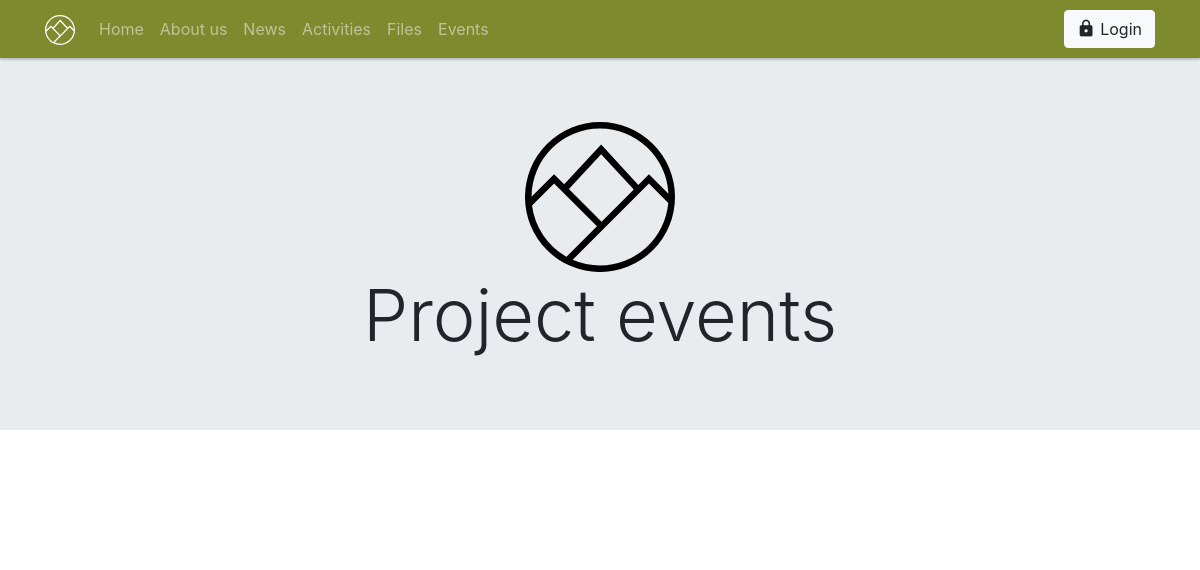
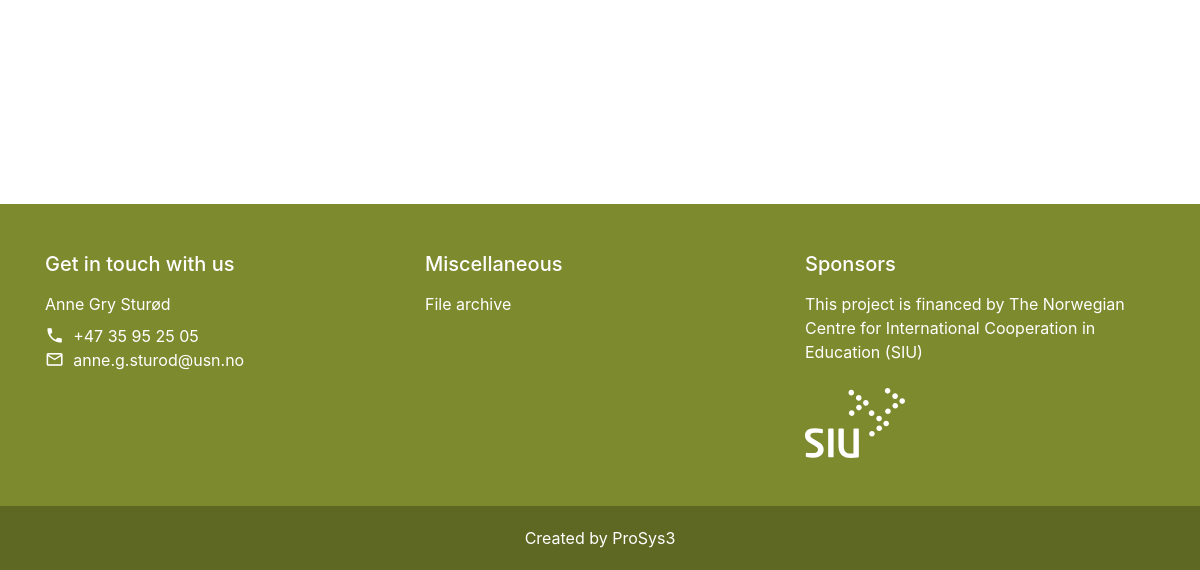
/events.php, run on an earlier commit of the app's database (2 pictures, top to bottom).
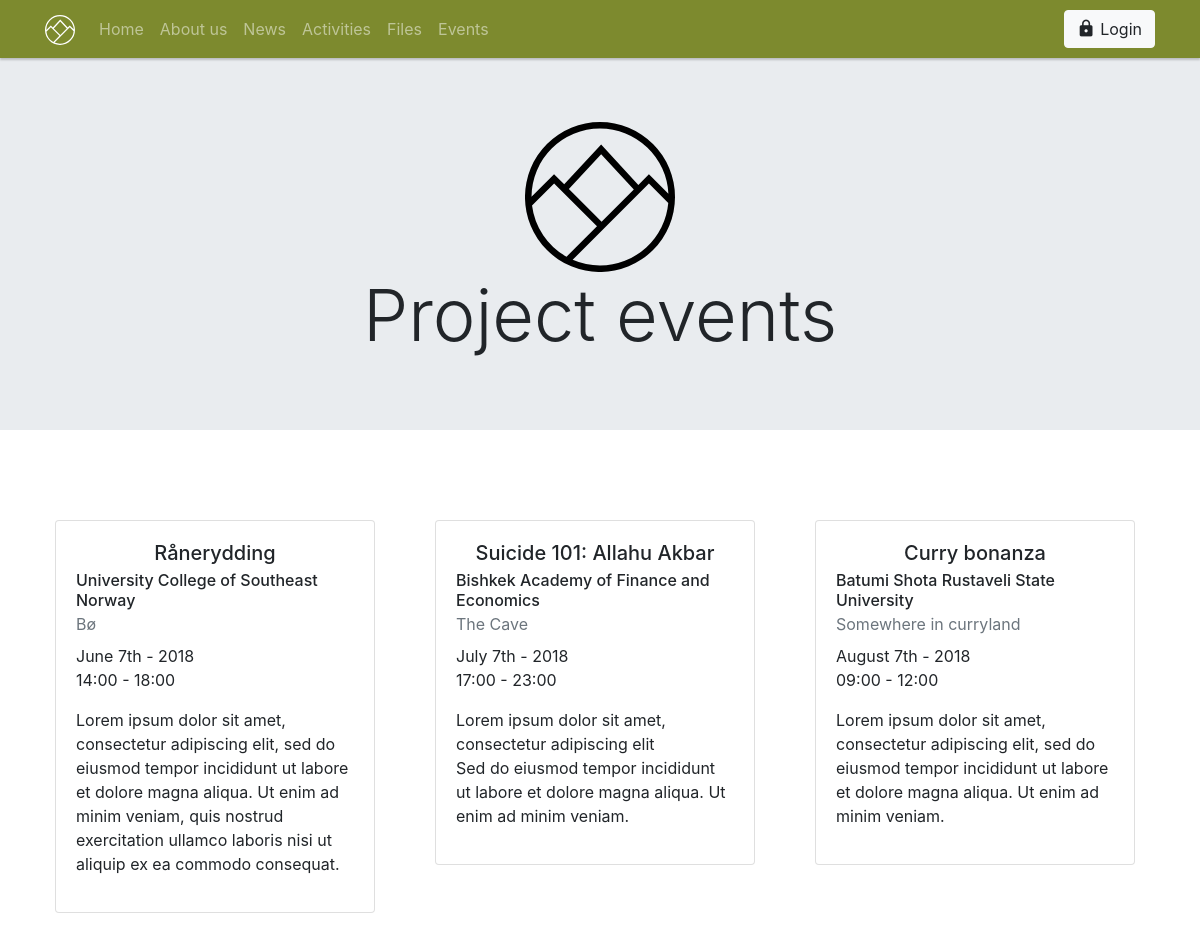
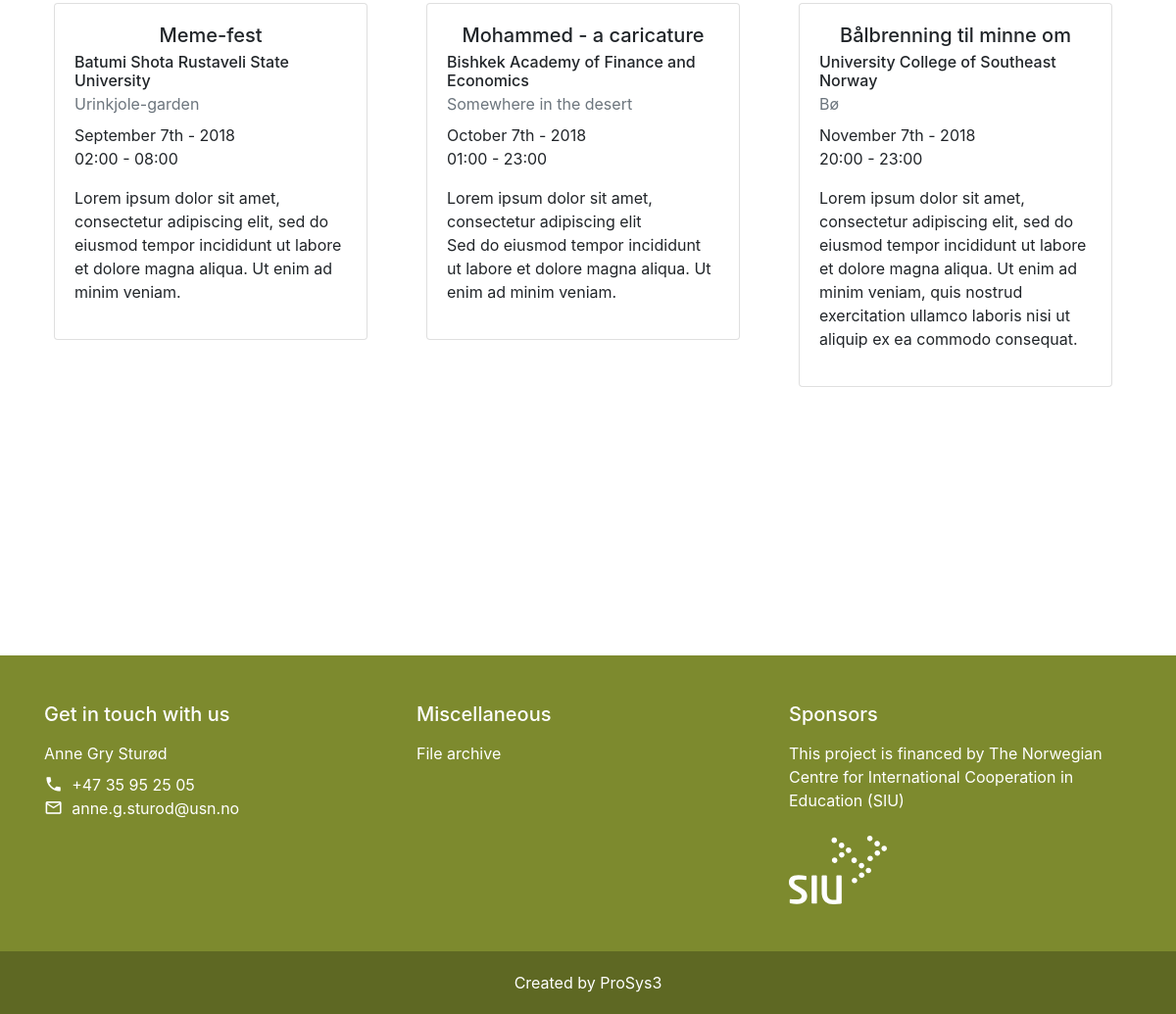
And on a later commit of the database (2 pictures, top to bottom).
### tables this page shows
CREATE TABLE Event (

Event_ID		TINYINT(3) 			AUTO_INCREMENT NOT NULL,
Event_Name		VARCHAR(30) 		NOT NULL,
Event_Location 	VARCHAR(50) 		NOT NULL,
Event_Start		Time				NOT NULL,
Event_End 		Time				NOT NULL,
Event_Date 		DATE 				NOT NULL,
Event_Text		VARCHAR(255) 		NOT NULL,
Event_Company   TINYINT(3) 			NOT NULL,
Event_Author    TINYINT(3) 			NOT NULL,

CONSTRAINT EventID_PK 				PRIMARY KEY (Event_ID),
CONSTRAINT Event_EventCompany_FK 	FOREIGN KEY (Event_Company) REFERENCES Company(Company_ID),
CONSTRAINT Event_EventAuthor_FK 	FOREIGN KEY (Event_Author) REFERENCES User_Data(User_ID)

);

CREATE TABLE Company (

    Company_ID          TINYINT(3)      AUTO_INCREMENT NOT NULL,
    Company_Name        VARCHAR(60)     NOT NULL,
    Company_Acronym     VARCHAR(60)     NOT NULL,
    Company_Country     VARCHAR(60)     NOT NULL,
    Company_Website     VARCHAR(100)    NOT NULL,

    CONSTRAINT CompanyID_PK PRIMARY KEY (Company_ID)

);

### events.php (the view, shortened to what this page needs)
<?php
    include 'dbconfig.php';
    include 'rsc/import/php/components/head.php';
    include 'rsc/import/php/components/header.php';
  ?>
<main>
    <section class="jumbotron jumbotron-fluid">
        <div class="container text-center">
          <a href="#" class=""><img src="rsc/img/logo/sustour/logo_symbol_black.svg" width="150"></a>
          <h1 class="display-3">Project events</h1>
        </div>
    </section>
    <section class="py-5">
        <div class="container">
            <?php
            $sql = 'SELECT * FROM Event ORDER BY Event_Date ASC';
            $result = mysqli_query($con, $sql);
            $counter = 1;
            echo '<div class="row">';
            while ( $row = mysqli_fetch_array( $result ) ){
                $tempQuery = "SELECT * FROM Company WHERE " . $row['Event_Company'] . " = Company_ID ";
                $tempRes = mysqli_query($con,$tempQuery);
                $tempRow = mysqli_fetch_array($tempRes);
                $d = new DateTime($row['Event_Date']);
                $date = $d->format('F jS - o');
                $sTime = new DateTime($row['Event_Start']);
                $eTime = new DateTime($row['Event_End']);
                $startTime = $sTime->format('H:i');
                $endTime = $eTime->format('H:i');
                echo '<div class="col-sm">';
                echo '<div class="card" style="width: 20rem; margin:10px;">';
                echo '<div class="card-body d-flex flex-column justify-content-between" style="flex-wrap: wrap; ">';
                echo '<h5 class="card-title" style="text-align: center;">';
                echo $row['Event_Name'];
                echo '</h5>';
                echo '<h6 class="card-subtitle mb-2">' . $tempRow['Company_Name'];
                echo '</h6>';
                echo '<h7 class="card-subtitle mb-2 text-muted">' . $row['Event_Location'] ;
                echo '</h7>';
                echo '<p class="card-text">' . $date;
                echo '</br>' . $startTime . ' - ' . $endTime;
                echo '</p>' ;
                echo '<div class="card-text">';
                echo $row['Event_Text'];
                echo '</div>';
                echo '</div>';
                echo '</div>';
                echo '</div>';
                if ($counter % 3 == 0) {
                 echo '</div>';
                 echo '<div class="row">';
                  }
                  $counter++;
            }
            ?>
        </div>
    </section>
</main>
<br>
<br>
<br>
<br>
<br>
<br>
<br>
<br>
<br>
<?php include 'rsc/import/php/components/footer.php'?>

### rsc/import/php/components/head.php (shortened to what this page needs)
<!DOCTYPE html>
<html lang="en">
<head>
        <link rel="stylesheet" href="https://maxcdn.bootstrapcdn.com/bootstrap/4.0.0/css/bootstrap.min.css">
        <link rel="stylesheet" href="rsc/import/css/custom.css">
</head>
<body>

### rsc/import/php/components/header.php (shortened to what this page needs)
<nav id="prosys3-navbar" class="navbar navbar-expand-lg navbar-dark fixed-top">
    <div class="container">
        <a class="navbar-brand" href="index.php"><img src="rsc/img/logo/sustour/logo_symbol_white.svg" width="30" height="30" alt="Logo symbol"></a>
        <div class="collapse navbar-collapse justify-content-between" id="navbarNav">
            <ul class="navbar-nav">
                <li class="nav-item"><a class="nav-link" href="index.php">Home</a></li>
                <li class="nav-item"><a class="nav-link" href="about.php">About us</a></li>
                <li class="nav-item"><a class="nav-link" href="news.php">News</a></li>
                <li class="nav-item"><a class="nav-link" href="activities.php">Activities</a></li>
                <li class="nav-item"><a class="nav-link" href="files.php">Files</a></li>
                <li class="nav-item"><a class="nav-link" href="events.php">Events</a></li>
            </ul>
            <div>
                <?php
                    include 'rsc/import/php/components/buttons/btn_login_logout.php';
                ?>
            </div>
        </div>
    </div>
</nav>

### rsc/import/php/components/buttons/btn_login_logout.php
<?php
$login = '<a class="btn btn-light ml-2" href="login.php" role="button"><i class="material-icons">lock</i> Login</a>';
$logout = '<button class="btn btn-light ml-2" type="submit" name="logout" role="button"><i class="material-icons">exit_to_app</i> Logout</button>';
$form = '<div style="display: inline-block;">
            <form method="post">
                <input type="hidden">' . $logout . '
            </form>
        </div>';
if ( isset( $_SESSION['login_email']) ) {
    echo $form;
    if ( isset( $_POST['logout'] ) ) {
        session_destroy();
        header('Refresh: 0; URL=login.php');
    }
} else {
    echo $login;
}

### rsc/import/php/components/footer.php (shortened to what this page needs)
<footer id="prosys3-footer" class="">
    <section class="py-5">
        <div class="container">
            <div class="row">
                <div class="col">
                    <h5 class="mb-3">Get in touch with us</h5>
                    <p class="mb-2">Anne Gry Sturød</p>
                    <ul class="mb-4" style="list-style-type: none; padding-left: 0;">
                        <li><i class="material-icons">phone</i>&nbsp;&nbsp;+47 35 95 25 05</li>
                        <li><i class="material-icons">mail_outline</i>&nbsp;&nbsp;anne.g.sturod@usn.no</li>
                    </ul>
                </div>
                <div class="col">
                    <h5 class="mb-3">Miscellaneous</h5>
                    <ul style="list-style-type: none; padding-left: 0;">
                        <li><a class="text-white" href="#">File archive</a></li>
                    </ul>
                </div>
                <div class="col">
                    <h5 class="mb-3">Sponsors</h5>
                    <p class="mb-4">This project is financed by The Norwegian Centre for International Cooperation in Education (SIU)</p>
                    <a href="https://siu.no/" target="_blank"><img src="rsc/img/logo/siu/white.svg" width="100" alt="SIU"></a>
                </div>
            </div>
        </div>
    </section>
    <section class="footer-copyright">
        <div class="container text-center">
            Created by ProSys3
        </div>
    </section>
</footer>
</body>
</html>

### rsc/import/css/custom.css (style rules this page uses)
:root { --theme-color: #7d8a2e; }
nav#prosys3-navbar { background-color: var(--theme-color); box-shadow: 0 2px 2px rgba(0,0,0,0.2); overflow: visible; }
footer#prosys3-footer { background-color: var(--theme-color); color: white; }
.footer-copyright { background-color: rgba(0,0,0,0.25); padding: 20px 0; }
.material-icons { font-family: 'Material Icons'; font-weight: normal; font-style: normal; font-size: 1.2em; display: inline-block; line-height: 1em; vertical-align: text-top; text-transform: none; letter-spacing: normal; word-wrap: normal; white-space: nowrap; direction: ltr; -webkit-font-smoothing: antialiased; text-rendering: optimizeLegibility; -moz-osx-font-smoothing: grayscale; font-feature-settings: 'liga'; }

### rsc/import/php/components/header.php (style rules this page uses)
:root { --prosys3-navbar-height: 58px; }
nav#prosys3-navbar ~ main { margin-top: var(--prosys3-navbar-height); }

What changed in the data, as far as the page shows it:
added event: Event_Name "Rånerydding", Event_Company.Company_Name "University College of Southeast Norway", Event_Location "Bø", Event_Date "June 7th - 2018", Event_Start "14:00", Event_End "18:00", Event_Text "Lorem ipsum dolor sit amet, consectetur adipiscing elit, sed do eiusmod tempor incididunt ut labore et dolore magna aliqua. Ut enim ad minim veniam, quis nostrud exercitation ullamco laboris nisi ut aliquip ex ea commodo consequat."
added event: Event_Name "Suicide 101: Allahu Akbar", Event_Company.Company_Name "Bishkek Academy of Finance and Economics", Event_Location "The Cave", Event_Date "July 7th - 2018", Event_Start "17:00", Event_End "23:00", Event_Text "Lorem ipsum dolor sit amet, consectetur adipiscing elit Sed do eiusmod tempor incididunt ut labore et dolore magna aliqua. Ut enim ad minim veniam."
added event: Event_Name "Curry bonanza", Event_Company.Company_Name "Batumi Shota Rustaveli State University", Event_Location "Somewhere in curryland", Event_Date "August 7th - 2018", Event_Start "09:00", Event_End "12:00", Event_Text "Lorem ipsum dolor sit amet, consectetur adipiscing elit, sed do eiusmod tempor incididunt ut labore et dolore magna aliqua. Ut enim ad minim veniam."
added event: Event_Name "Meme-fest", Event_Company.Company_Name "Batumi Shota Rustaveli State University", Event_Location "Urinkjole-garden", Event_Date "September 7th - 2018", Event_Start "02:00", Event_End "08:00", Event_Text "Lorem ipsum dolor sit amet, consectetur adipiscing elit, sed do eiusmod tempor incididunt ut labore et dolore magna aliqua. Ut enim ad minim veniam."
added event: Event_Name "Mohammed - a caricature", Event_Company.Company_Name "Bishkek Academy of Finance and Economics", Event_Location "Somewhere in the desert", Event_Date "October 7th - 2018", Event_Start "01:00", Event_End "23:00", Event_Text "Lorem ipsum dolor sit amet, consectetur adipiscing elit Sed do eiusmod tempor incididunt ut labore et dolore magna aliqua. Ut enim ad minim veniam."
added event: Event_Name "Bålbrenning til minne om", Event_Company.Company_Name "University College of Southeast Norway", Event_Location "Bø", Event_Date "November 7th - 2018", Event_Start "20:00", Event_End "23:00", Event_Text "Lorem ipsum dolor sit amet, consectetur adipiscing elit, sed do eiusmod tempor incididunt ut labore et dolore magna aliqua. Ut enim ad minim veniam, quis nostrud exercitation ullamco laboris nisi ut aliquip ex ea commodo consequat."
